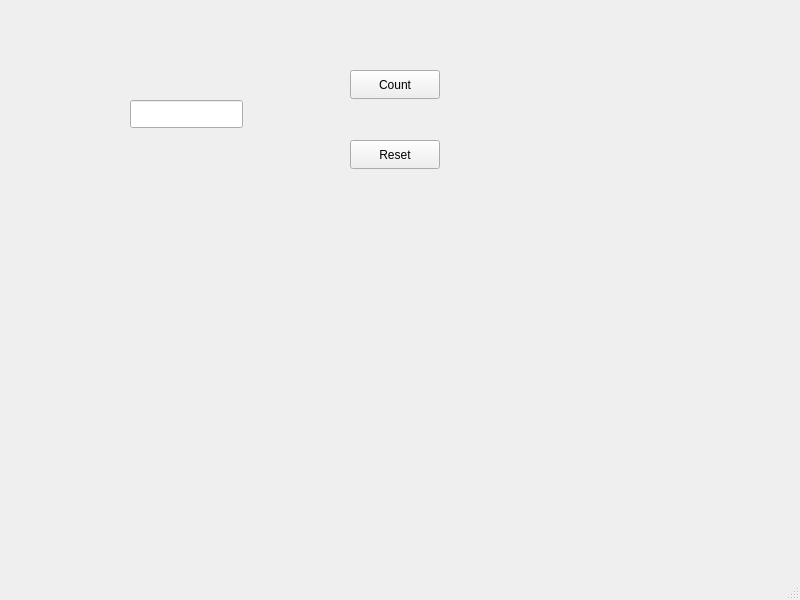
<?xml version="1.0" encoding="UTF-8"?>
<ui version="4.0">
 <class>MainWindow</class>
 <widget class="QMainWindow" name="MainWindow">
  <property name="geometry">
   <rect>
    <x>0</x>
    <y>0</y>
    <width>800</width>
    <height>600</height>
   </rect>
  </property>
  <property name="windowTitle">
   <string>MainWindow</string>
  </property>
  <widget class="QWidget" name="centralwidget">
   <widget class="QLineEdit" name="lineEdit">
    <property name="geometry">
     <rect>
      <x>130</x>
      <y>100</y>
      <width>113</width>
      <height>28</height>
     </rect>
    </property>
   </widget>
   <widget class="QPushButton" name="countButton">
    <property name="geometry">
     <rect>
      <x>350</x>
      <y>70</y>
      <width>90</width>
      <height>29</height>
     </rect>
    </property>
    <property name="text">
     <string>Count</string>
    </property>
   </widget>
   <widget class="QPushButton" name="resetButton">
    <property name="geometry">
     <rect>
      <x>350</x>
      <y>140</y>
      <width>90</width>
      <height>29</height>
     </rect>
    </property>
    <property name="text">
     <string>Reset</string>
    </property>
   </widget>
  </widget>
  <widget class="QMenuBar" name="menubar">
   <property name="geometry">
    <rect>
     <x>0</x>
     <y>0</y>
     <width>800</width>
     <height>25</height>
    </rect>
   </property>
  </widget>
  <widget class="QStatusBar" name="statusbar"/>
 </widget>
 <resources/>
 <connections/>
</ui>
